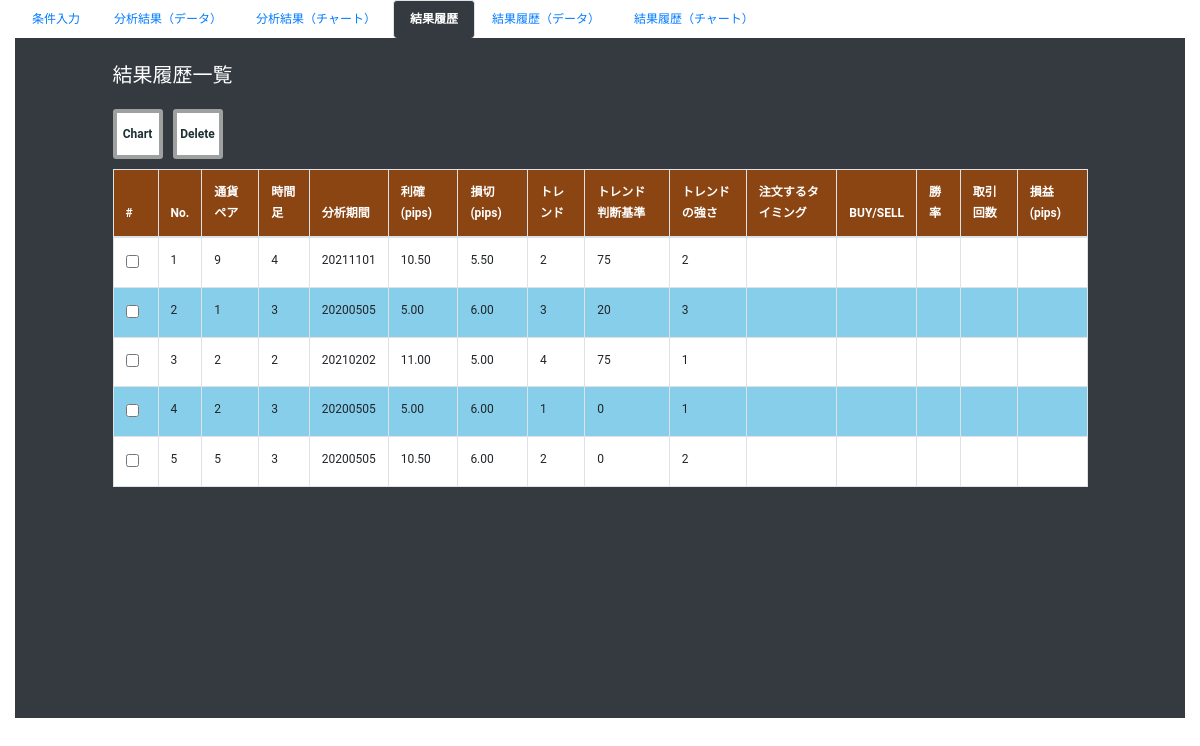
The app's page /index4.php with its own data.
### tables this page shows
CREATE TABLE `terms_table` (
  `id` int(10) NOT NULL,
  `currency` varchar(2) NOT NULL,
  `chart_time` varchar(2) NOT NULL,
  `b_from_ymd` varchar(14) DEFAULT NULL,
  `b_to_ymd` varchar(14) NOT NULL,
  `rikaku` float(6,2) NOT NULL,
  `songiri` float(6,2) NOT NULL,
  `wait` varchar(1) NOT NULL,
  `trend` varchar(1) DEFAULT NULL,
  `trend_ma1` int(3) DEFAULT NULL,
  `trend_ma2` int(3) DEFAULT NULL,
  `trend_ma3` int(3) DEFAULT NULL,
  `trend_mtf1` varchar(6) DEFAULT NULL,
  `trend_mtf2` varchar(6) DEFAULT NULL,
  `trend_mtf3` varchar(6) DEFAULT NULL,
  `nehaba` varchar(1) DEFAULT NULL,
  `vola_from` float(4,1) DEFAULT NULL,
  `vola_to` float(4,1) DEFAULT NULL,
  `pips_from` float(6,2) DEFAULT NULL,
  `pips_to` float(6,2) DEFAULT NULL,
  `period` varchar(1) DEFAULT NULL,
  `wave` int(1) DEFAULT NULL,
  `hour_from` int(3) DEFAULT NULL,
  `hour_to` int(3) DEFAULT NULL,
  `term_1` varchar(3) DEFAULT NULL,
  `term_2` varchar(3) DEFAULT NULL,
  `term_3` varchar(3) DEFAULT NULL,
  `term_4` varchar(3) DEFAULT NULL,
  `buy_sell` varchar(1) DEFAULT NULL,
  `created_at` date NOT NULL,
  `updated_at` date NOT NULL,
  `del_f` varchar(1) NOT NULL
);

### index4.php (the view, shortened to what this page needs)
<?php
$pdo = connect_to_db();
$sql = "SELECT * FROM terms_table WHERE del_f = '0'";
$stmt = $pdo->prepare($sql);
try {
    $status = $stmt->execute();
} catch (PDOException $e) {
    echo json_encode(["sql error" => "{$e->getMessage()}"]);
    exit();
}
$result = $stmt->fetchAll(PDO::FETCH_ASSOC);
$output = "";
foreach ($result as $record) {
    $cnt = "{$record["id"]}_{$record["currency"]}";
    $output .= "
    <tr class='retu'>
        <td>
            <div class='form-check'>
                <input class='form-check-input position-static' type='checkbox' value='" . $cnt . "'>
            </div>
        </td>
        <td>{$record["id"]}</td>
        <td>{$record["currency"]}</td>
        <td>{$record["chart_time"]}</td>
        <td>{$record["b_from_ymd"]}</td>
        <td>{$record["rikaku"]}</td>
        <td>{$record["songiri"]}</td>
        <td>{$record["trend"]}</td>
        <td>{$record["trend_ma1"]}</td>
        <td>{$record["nehaba"]}</td>
        <td></td>
        <td></td>
        <td></td>
        <td></td>
        <td></td>
    </tr>
  ";
}
?>
<!DOCTYPE html>
<html lang="ja">
<head>
    <link rel="stylesheet" href="https://stackpath.bootstrapcdn.com/bootstrap/4.5.0/css/bootstrap.min.css">
    <link rel="stylesheet" href="./css/style4.css">
</head>
<body>
    <div class="container-fluid">
        <ul class="nav nav-tabs nav-pills">
            <li class="nav-item">
                <a href="index.php" class="nav-link">条件入力</a>
            </li>
            <li class="nav-item">
                <a href="index2.php" class="nav-link">分析結果（データ）</a>
            </li>
            <li class="nav-item">
                <a href="index3.php" class="nav-link">分析結果（チャート）</a>
            </li>
            <li class="nav-item">
                <a href="#" class="nav-link active">結果履歴</a>
            </li>
            <li class="nav-item">
                <a href="index5.php" class="nav-link">結果履歴（データ）</a>
            </li>
            <li class="nav-item">
                <a href="index6.php" class="nav-link">結果履歴（チャート）</a>
            </li>
        </ul>
        <div class="dark">
            <div class="row offset-1">
                <p class="w_col">結果履歴一覧</p>
                <form action="index6.php" method="POST" name="set_c">
                    <button type="submit" class="btn formbtn" id="btn_cha">Chart</button>
                </form>
                <form action="data_delete.php" method="POST" name="set">
                    <button type="submit" class="btn formbtn" id="btn_del">Delete</button>
                </form>
            </div>
            <table class="col-10 offset-1 table table-bordered">
                <thead class="header">
                    <tr>
                        <th scope="col">#</th>
                        <th scope="col">No.</th>
                        <th scope="col">通貨ペア</th>
                        <th scope="col">時間足</th>
                        <th scope="col">分析期間</th>
                        <th scope="col">利確(pips)</th>
                        <th scope="col">損切(pips)</th>
                        <th scope="col">トレンド</th>
                        <th scope="col">トレンド判断基準</th>
                        <th scope="col">トレンドの強さ</th>
                        <th scope="col">注文するタイミング</th>
                        <th scope="col">BUY/SELL</th>
                        <th scope="col">勝率</th>
                        <th scope="col">取引回数</th>
                        <th scope="col">損益(pips)</th>
                    </tr>
                </thead>
                <tbody>
                    <?= $output ?>
                </tbody>
            </table>
        </div>
    </div>
</body>
</html>

### css/style4.css (style rules this page uses)
body { font-family: Roboto, "Yu Gothic Medium", "游ゴシック Medium", YuGothic, "游ゴシック体", "ヒラギノ角ゴ Pro W3", "メイリオ", sans-serif; line-height: 1.75; font-size: 12px; }
* { padding:0; margin:0; -webkit-box-sizing: border-box; -moz-box-sizing: border-box; -o-box-sizing: border-box; -ms-box-sizing: border-box; box-sizing: border-box; }
.dark { background-color: #343a40; padding-top: 20px; height: 680px; }
.nav-tabs .nav-link.active { background-color: #343a40; border-bottom: #343a40; font-weight: bold; }
.nav-tabs { border-bottom: none; }
table tr.retu:nth-child(even) { background-color: #87ceeb }
table tr.retu:nth-child(odd) { background-color: #fff }
.header { background-color: #8b4513; color: #fff; }
.w_col { font-size: 20px; color: #fff; margin-right: 950px; }
.formbtn { font-size: 12px; font-weight: 600; color: #1f3134; width: 50px; height: 50px; border-radius: 3px; border: 4px solid; border-color: #9fa0a0; background-color: #fff; margin-bottom: 10px; margin-right: 10px; padding: 0; }

### records on screen
terms_table: id "1", currency "9", chart_time "4", b_from_ymd "20211101", rikaku "10.50", songiri "5.50", trend "2", trend_ma1 "75", nehaba "2"
terms_table: id "2", currency "1", chart_time "3", b_from_ymd "20200505", rikaku "5.00", songiri "6.00", trend "3", trend_ma1 "20", nehaba "3"
terms_table: id "3", currency "2", chart_time "2", b_from_ymd "20210202", rikaku "11.00", songiri "5.00", trend "4", trend_ma1 "75", nehaba "1"
terms_table: id "4", currency "2", chart_time "3", b_from_ymd "20200505", rikaku "5.00", songiri "6.00", trend "1", trend_ma1 "0", nehaba "1"
terms_table: id "5", currency "5", chart_time "3", b_from_ymd "20200505", rikaku "10.50", songiri "6.00", trend "2", trend_ma1 "0", nehaba "2"
